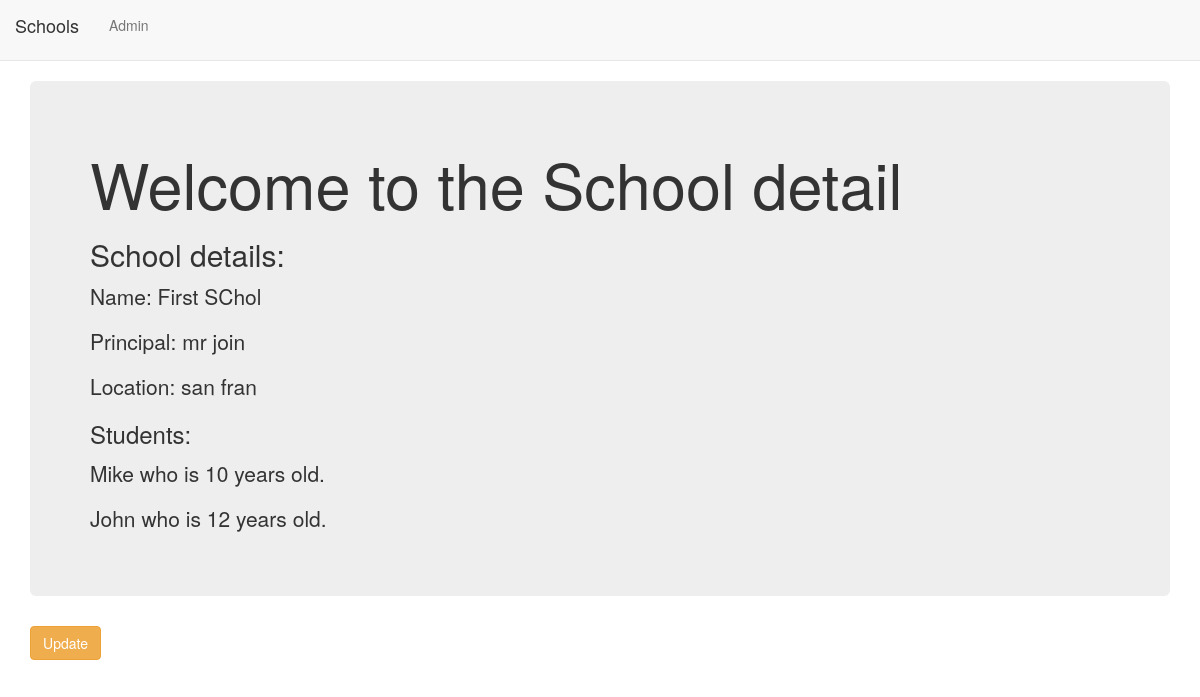
/basic_app/1/, run on an earlier commit of the app's database.
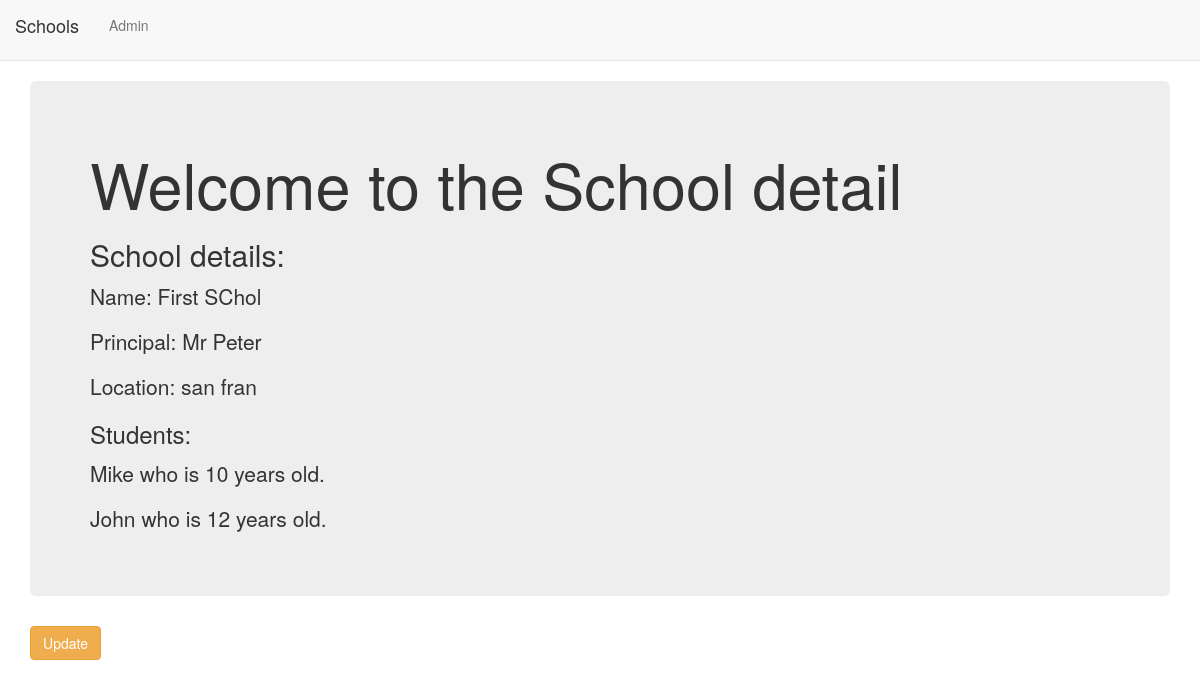
And on a later commit of the database.
### basic_app/models.py (models this page shows, shortened)
class School(models.Model):
    name = models.CharField(max_length=256)
    principal = models.CharField(max_length=256)
    location = models.CharField(max_length=256)

class Student(models.Model):
    name = models.CharField(max_length=256)
    age = models.PositiveIntegerField()
    school= models.ForeignKey(School,related_name='students')

### basic_app/views.py (the view)
# urls.py: url(r'^(?P<pk>\d+)/$',views.SchoolDetailView.as_view(),name='detail'),
class SchoolDetailView(DetailView):
    context_object_name = 'school_detail'
    model = models.School
    template_name = 'basic_app/school_detail.html'

### basic_app/templates/basic_app/school_detail.html
{% extends "basic_app/basic_app_base.html"%}
{% block body_block %}
  <div class="jumbotron">
    <h1>Welcome to the School detail</h1>
    <h2>School details:</h2>
    <p>Name: {{school_detail.name}}</p>
    <p>Principal: {{school_detail.principal}}</p>
    <p>Location: {{school_detail.location}}</p>
    <h3>Students:</h3>
    {% for student in school_detail.students.all %}
      <p>{{student.name}} who is {{student.age}} years old.</p>
    {% endfor %}
  </div>
  <div class="cpontainer">
    <p><a class ='btn btn-warning' href = "{% url 'basic_app:update' pk=school_detail.pk %}">Update</a></p>
  </div>
{% endblock %}

### basic_app/templates/basic_app/basic_app_base.html (shortened to what this page needs)
<!DOCTYPE html>
<html lang="en" dir="ltr">
  <head>
    <link rel="stylesheet" href="https://maxcdn.bootstrapcdn.com/bootstrap/3.3.7/css/bootstrap.min.css">
  </head>
  <body>
    <nav class="navbar navbar-default navbar-static-top">
      <ul class ="nav navbar-nav">
        <li><a class="navbar-brand" href="{%url 'basic_app:list' %}">Schools</a></li>
        <li><a class="navbar-link" href="{% url 'admin:index' %}">Admin</li>
        <li><a href="#"></a></li>
      </ul>
    </nav>
    <div class="container">
      {% block body_block %}
      {% endblock %}
    </div>
  </body>
</html>

What changed in the data, as far as the page shows it:
changed School "First SChol": principal "mr join" → "Mr Peter"
